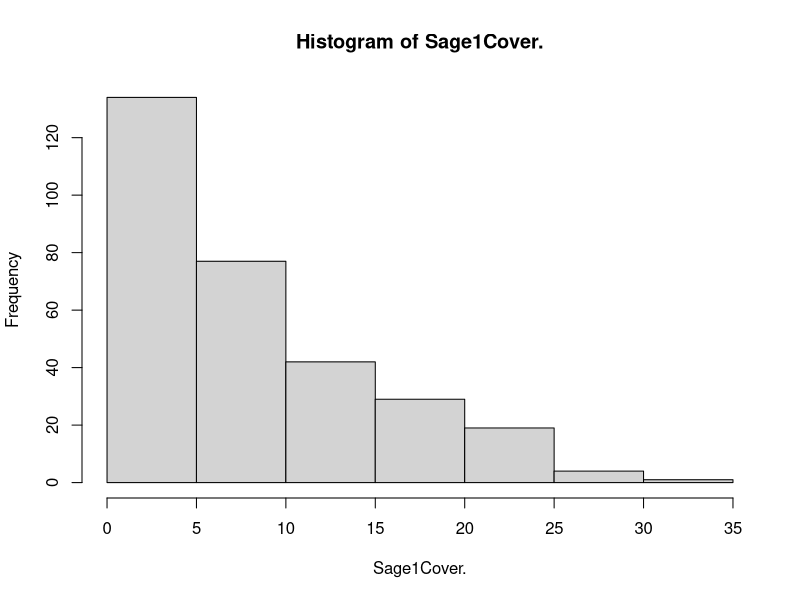

R code for this plot:

setwd("~/misc/git/R/grouse_veg")

##Load Data
sagebrush <- read.csv("sb_cover_2007_present.csv")

##attach table to make headers variables
attach(sagebrush)

##get headers
names(sagebrush)

##Creates Summary of Sage1Cover
summary(Sage1Cover.)

##Histogram
hist(Sage1Cover.)

 

